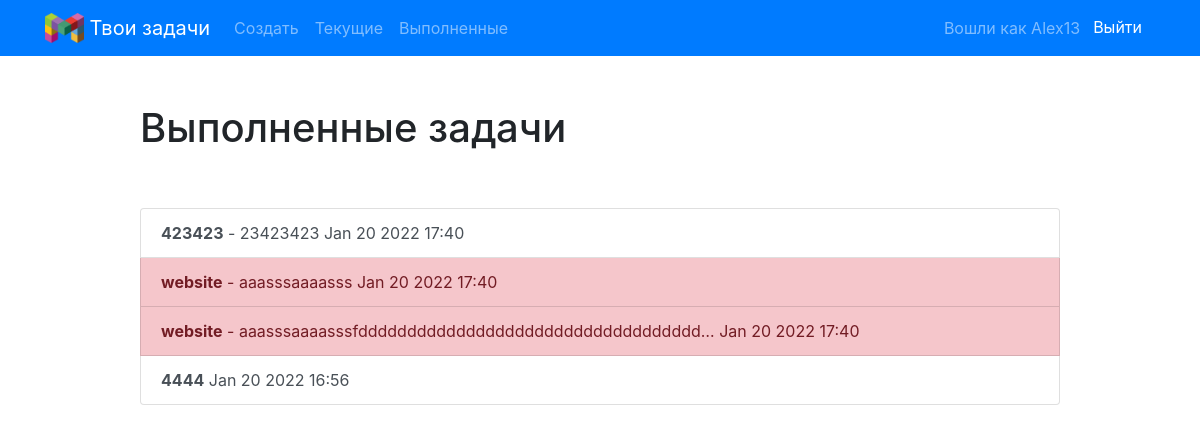
/completed/ (signed in), run on the app's committed database.
### todo/models.py (models this page shows, shortened)
class Todo(models.Model):
    title = models.CharField(max_length=100)
    description = models.TextField(blank=True)
    date_created = models.DateTimeField(auto_now_add=True)
    date_completed = models.DateTimeField(null=True, blank=True)
    important = models.BooleanField(default=False)
    user = models.ForeignKey(User, on_delete=models.CASCADE)

### todo/views.py (the view)
# urls.py: path('completed/', views.completedtodos, name='completedtodos'),
@login_required
def completedtodos(request):
    todos = Todo.objects.filter(user=request.user, date_completed__isnull=False).order_by('-date_completed')
    return render(request, 'todo/completedtodos.html', {'todos': todos})

### todo/templates/todo/completedtodos.html
{% extends 'todo/base.html' %}
{% block content %}
    <div class="row justify-content-center mt-5">
        <div class="col-md-10">
            <h1>Выполненные задачи</h1>
        </div>
    </div>
    <div class="row justify-content-center mt-5">
        <div class="col-md-10">
            <div class="list-group">
                {% for todo in todos %}
                    <a href="{% url 'viewtodo' todo.id %}" class="list-group-item list-group-item-action{% if todo.important %} list-group-item-danger{% endif %}">
                    <b>{{ todo.title }}</b>
                    {% if todo.description %} - {{ todo.description|truncatechars:50 }}{% endif %}
                    {{ todo.date_completed|date:'M j Y H:i' }}
                    </a>
                {% endfor %}
            </div>
        </div>
    </div>
{% endblock %}

### todo/templates/todo/base.html (shortened to what this page needs)
{% load static %}
<!doctype html>
<html lang="en">
<head>
    <link rel="stylesheet" href="https://stackpath.bootstrapcdn.com/bootstrap/4.4.1/css/bootstrap.min.css">
</head>
<body>
<nav class="navbar navbar-expand-md navbar-dark bg-primary">
<div class="container">
    <a class="navbar-brand" href="{% url 'home' %}">
         <img src="{% static 'todo/для логотипаыыы.png' %}" height="30" class="d-inline-block align-top">
        <span>Твои задачи</span>
    </a>
    <div class="collapse navbar-collapse" id="navbarNav">
    {% if user.is_authenticated %}
        <ul class="navbar-nav mr-auto">
            <li class="nav-item {{ current }}">
                <a class="nav-link" href="{% url 'createtodos' %}">Создать</a>
            </li>
            <li class="nav-item {{ current }}">
                <a class="nav-link" href="{% url 'currenttodos' %}">Текущие</a>
            </li>
            <li class="nav-item {{ current }}">
                <a class="nav-link" href="{% url 'completedtodos' %}">Выполненные</a>
            </li>
        </ul>
    {% endif %}
    <ul class="navbar-nav ml-auto">
        {% if user.is_authenticated %}
            <li class="nav-item">
                <span class="navbar-text">
                    Вошли как {{ user.username }}
                </span>
            </li>
            <li class="nav-item">
                <form action="{% url 'logoutuser' %}" method="POST">
                    <button class="btn btn-primary" type="submit">Выйти</button>
                </form>
            </li>
        {% endif %}
        </ul>
    </div>
</div>
</nav>
<div class="container">
{% block content %}{% endblock %}
</div>
</body>
</html>

### data on the page
Todo: title "423423", description "23423423", date_completed "Jan 20 2022 17:40"
Todo: title "website", description "aaasssaaaasss", date_completed "Jan 20 2022 17:40"
Todo: title "website", description "aaasssaaaasssfddddddddddddddddddddddddddddddddddd…", date_completed "Jan 20 2022 17:40"
Todo: title "4444", date_completed "Jan 20 2022 16:56"

### other printed values
{{ user.username }} "Alex13"
